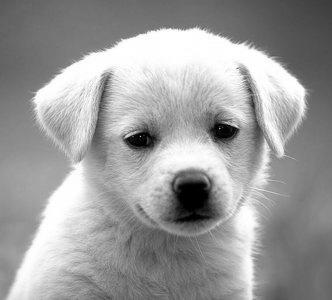
//> input picture Image/images.jpg, 332 x 300 px
$ ./Affine_transform   (built with g++ and OpenCV 4)
//> lines starting //> are read from the running program, lines starting //| are printed output that depends on the picture
//> further down, src is the input picture: 300 rows x 332 cols, CV_8UC1; min 0, max 255, mean 155.7
#include <opencv2/opencv.hpp>
#include <opencv2/imgproc.hpp>
#include <iostream>
#include <cmath>

using namespace std;
using namespace cv;

unsigned char bilinearInterpolate(const Mat& src, double u, double v) {
	int u0 = static_cast<int>(u);
	int v0 = static_cast<int>(v);
	double du = u - u0;
	double dv = v - v0;

	if (u0 < 0 || u0 >= src.cols - 1 || v0 < 0 || v0 >= src.rows - 1) {
		return 0;
	}

	unsigned char p00 = src.at<unsigned char>(v0, u0);
	unsigned char p10 = src.at<unsigned char>(v0, u0 + 1);
	unsigned char p01 = src.at<unsigned char>(v0 + 1, u0);
	unsigned char p11 = src.at<unsigned char>(v0 + 1, u0 + 1);

	// Nội suy tuyến tính
	double interpolated = (1 - du) * (1 - dv) * p00 +
		du * (1 - dv) * p10 +
		(1 - du) * dv * p01 +
		du * dv * p11;

	return static_cast<unsigned char>(interpolated);
}

Mat zoom(const Mat& src, double sx, double sy)
{
//> called with sx = 2, sy = 0.5
	Mat dst(sy * src.rows, sx * src.cols, src.type());
	for (int y = 0; y < dst.rows; ++y) {
		for (int x = 0; x < dst.cols; ++x) {
			double u = x / sx; // u = x / sx
			double v = y / sy; // v = y / sy
			dst.at<unsigned char>(y, x) = bilinearInterpolate(src, u, v);
		}
	}
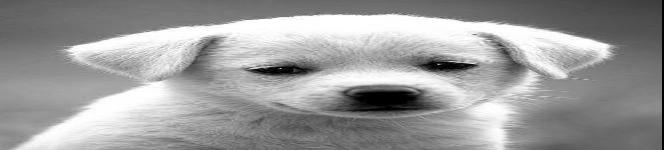
//> dst: 150 rows x 664 cols, CV_8UC1; min 0, max 255, mean 155.2
	return dst;
}

Mat rotate(const Mat& src, double angle)
{
//> called with angle = 45
	Mat dst(src.rows, src.cols, src.type());
	const double pi = 3.14159265359;
	double rad = angle * pi / 180.0;
	double cos_a = cos(rad);
	double sin_a = sin(rad);
	double cx = src.cols / 2.0;
//> cx = 332
	double cy = src.rows / 2.0;
//> cy = 75

	for (int y = 0; y < dst.rows; ++y) {
		for (int x = 0; x < dst.cols; ++x) {
			double x0 = x - cx;
			double y0 = y - cy;
			double u = -x0 * sin_a + y0 * cos_a + cy;  // u = x*cosθ + y*sinθ
			double v = x0 * cos_a + y0 * sin_a + cx; // v = -x*sinθ + y*cosθ

			dst.at<unsigned char>(y, x) = bilinearInterpolate(src, v, u);
		}
	}
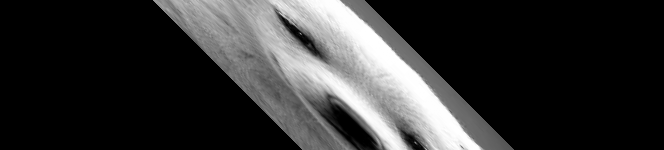
//> dst: 150 rows x 664 cols, CV_8UC1; min 0, max 255, mean 49.9

	return dst;
}

Mat translate(const Mat& src, double tx, double ty) {
//> called with tx = 50, ty = 30
	Mat dst(src.rows, src.cols, src.type());
	for (int y = 0; y < dst.rows; ++y) {
		for (int x = 0; x < dst.cols; ++x) {
			double u = x - tx; // u = x - tx
			double v = y - ty; // v = y - ty
			dst.at<unsigned char>(y, x) = bilinearInterpolate(src, u, v);
		}
	}
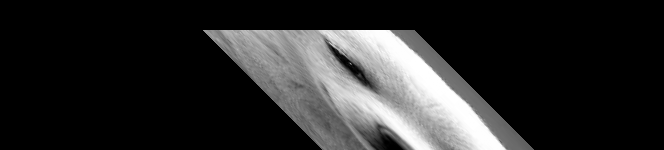
//> dst: 150 rows x 664 cols, CV_8UC1; min 0, max 255, mean 41.5
	return dst;
}

Mat skewImage(const Mat& src, float shear, const std::string& direction) {
//> called with shear = 0.3, direction = 'x'
	int width = src.cols;
//> width = 664
	int height = src.rows;
//> height = 150

	if (src.channels() != 1) {
		cerr << "Chỉ hỗ trợ ảnh grayscale (1 kênh).\n";
		return src.clone();
	}

	if (direction == "x") {
		int new_width = static_cast<int>(width + std::abs(shear) * height);
//> new_width = 709
		Mat dst = Mat::zeros(height, new_width, src.type());

		for (int y = 0; y < height; y++) {
			for (int x = 0; x < width; x++) {
				int new_x = static_cast<int>(x + shear * y);
				if (new_x >= 0 && new_x < dst.cols) {
					dst.at<uchar>(y, new_x) = src.at<uchar>(y, x);
				}
			}
		}
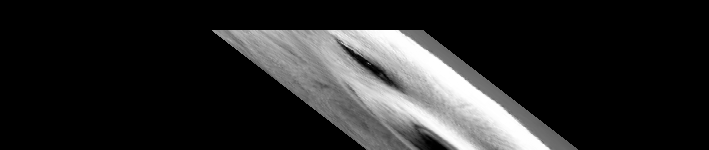
//> dst: 150 rows x 709 cols, CV_8UC1; min 0, max 255, mean 38.9

		return dst;
	}
	else if (direction == "y") {
		int new_height = static_cast<int>(height + std::abs(shear) * width);
		Mat dst = Mat::zeros(new_height, width, src.type());

		for (int y = 0; y < height; y++) {
			for (int x = 0; x < width; x++) {
				int new_y = static_cast<int>(y + shear * x);
				if (new_y >= 0 && new_y < dst.rows) {
					dst.at<uchar>(new_y, x) = src.at<uchar>(y, x);
				}
			}
		}

		return dst;
	}
	else {
		cerr << "Chỉ hỗ trợ skew theo 'x' hoặc 'y'\n";
		return src.clone();
	}
}

int main() {
	Mat src = imread("D:/FresherXavisTech/Image/images.jpg", IMREAD_GRAYSCALE);
	if (src.empty()) {
		cout << "Cannot open the image!" << endl;
		return -1;
	}
	imshow("Original Image", src);

	//Mat blured;
	//GaussianBlur(src, blured, Size(7, 7), 20.0, 20.0);

	Mat zoomed = zoom(src, 2, 0.5);
	imshow("Zoomed Image", zoomed);

	Mat rotated = rotate(zoomed, 45.0);
	imshow("Rotated Image", rotated);

	Mat translated = translate(rotated, 50.0, 30.0);
	imshow("Translated Image", translated);

	Mat skewedX = skewImage(translated, 0.3f, "x");
	Mat skewedY = skewImage(skewedX, 0.5f, "y");
//> call 2 of skewImage, with shear = 0.5, direction = 'y'
//> after the loop in skewImage (call 2), `for (int y = 0; y < height; y++)`:
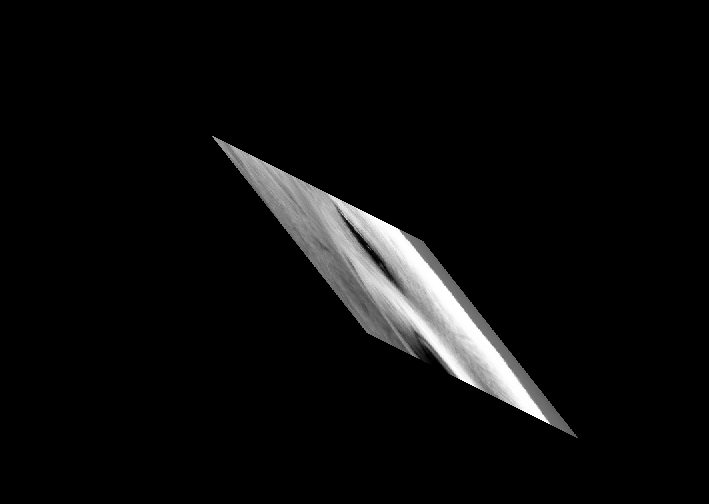
//> dst: 504 rows x 709 cols, CV_8UC1; min 0, max 255, mean 11.6

	waitKey(0);
	return 0;
}

$ run again, with Image/2.jpg copied over Image/images.jpg
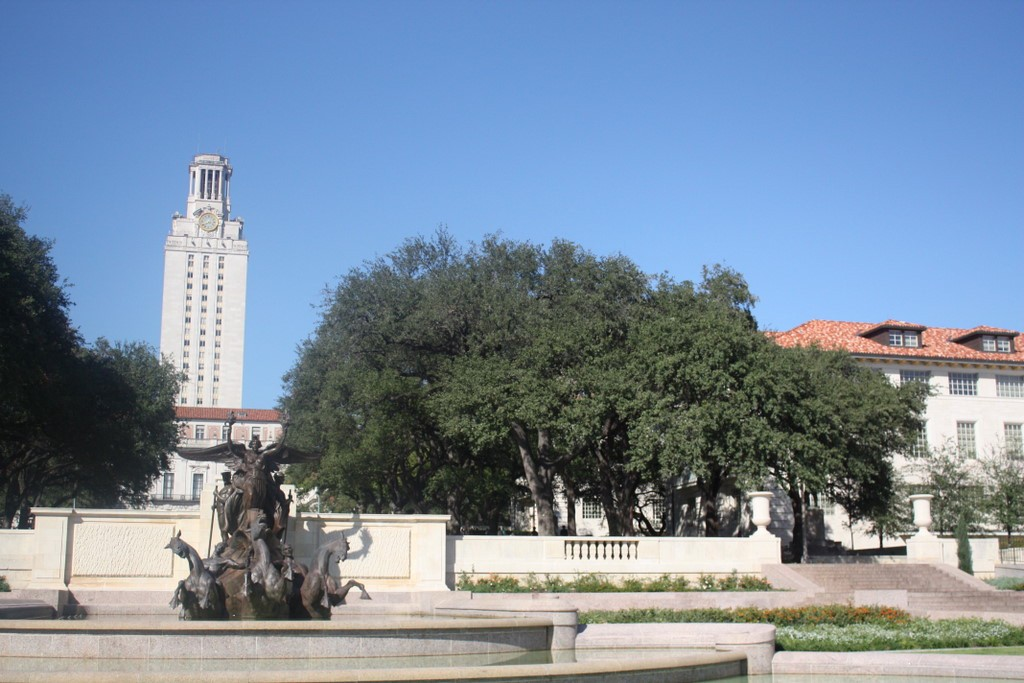
//> input picture Image/2.jpg, 1024 x 683 px
//> after the loop in skewImage, `for (int y = 0; y < height; y++)`:
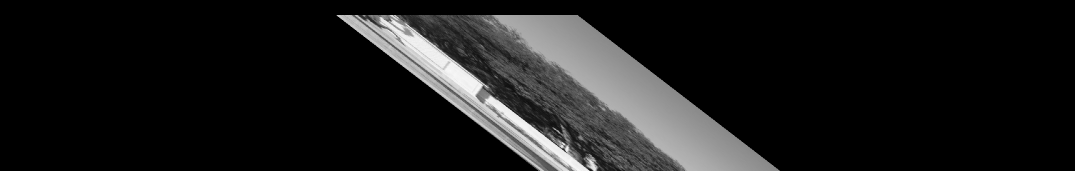
//> dst: 341 rows x 2150 cols, CV_8UC1 (shown at 1/2 size); min 0, max 250, mean 26
//> after the loop in skewImage (call 2), `for (int y = 0; y < height; y++)`:
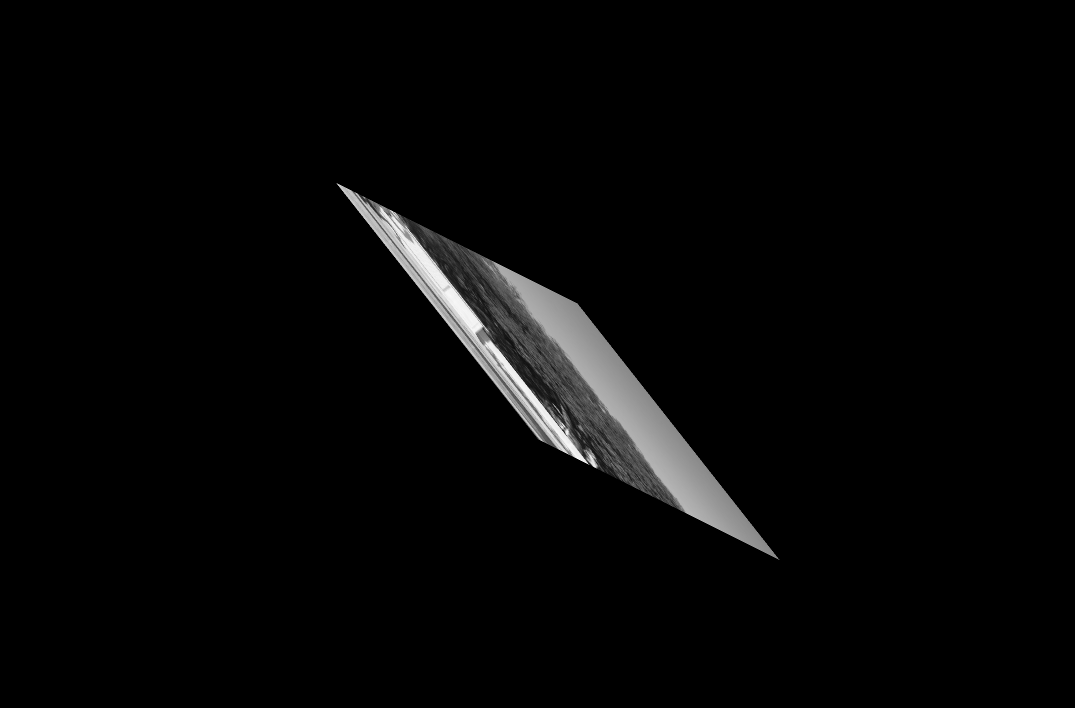
//> dst: 1416 rows x 2150 cols, CV_8UC1 (shown at 1/2 size); min 0, max 250, mean 6.3

$ run again, with Image/Image2.jpg copied over Image/images.jpg
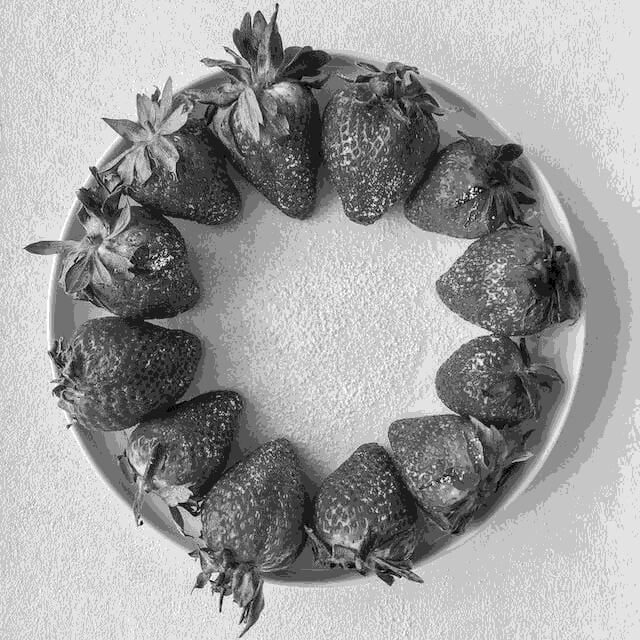
//> input picture Image/Image2.jpg, 640 x 640 px
//> src is the input picture: 640 rows x 640 cols, CV_8UC1; min 0, max 255, mean 157.8
//> after the loop in skewImage, `for (int y = 0; y < height; y++)`:
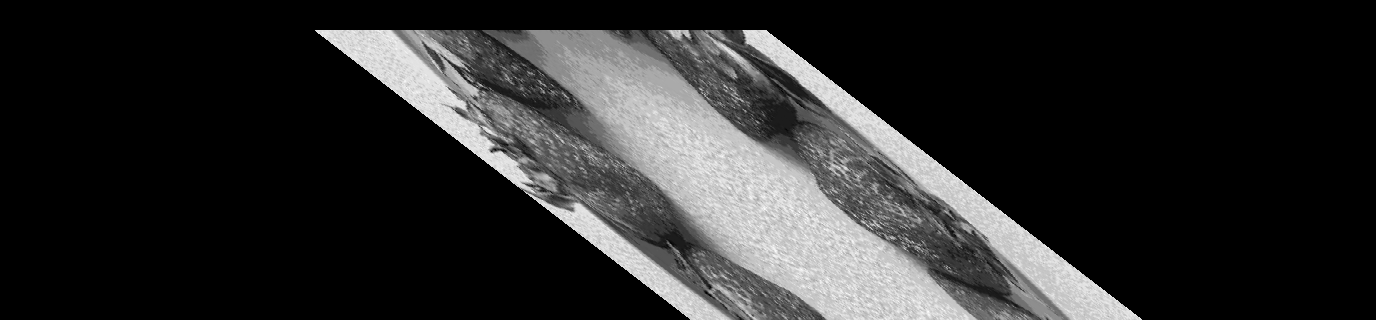
//> dst: 320 rows x 1376 cols, CV_8UC1; min 0, max 253, mean 43.7
//> after the loop in skewImage (call 2), `for (int y = 0; y < height; y++)`:
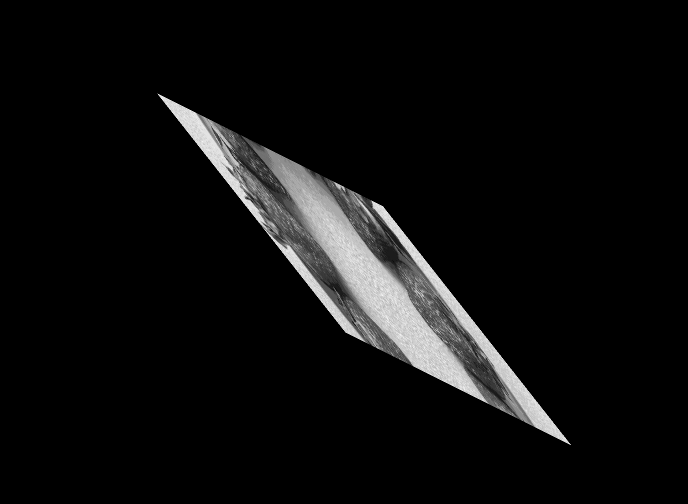
//> dst: 1008 rows x 1376 cols, CV_8UC1 (shown at 1/2 size); min 0, max 253, mean 13.9
